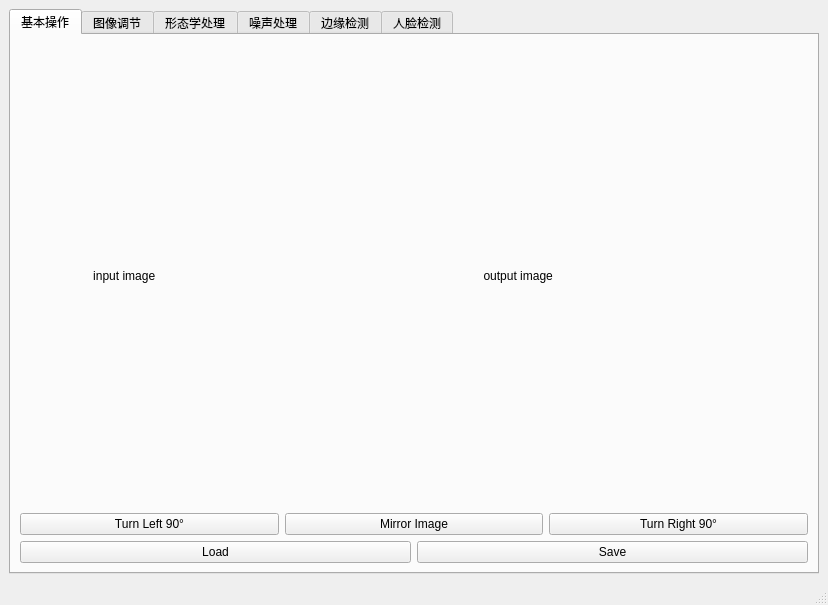
<?xml version="1.0" encoding="UTF-8"?>
<ui version="4.0">
 <class>MainWindow</class>
 <widget class="QMainWindow" name="MainWindow">
  <property name="geometry">
   <rect>
    <x>0</x>
    <y>0</y>
    <width>828</width>
    <height>605</height>
   </rect>
  </property>
  <property name="sizePolicy">
   <sizepolicy hsizetype="Expanding" vsizetype="Expanding">
    <horstretch>0</horstretch>
    <verstretch>0</verstretch>
   </sizepolicy>
  </property>
  <property name="windowTitle">
   <string>MainWindow</string>
  </property>
  <widget class="QWidget" name="centralwidget">
   <layout class="QHBoxLayout" name="horizontalLayout_10">
    <item>
     <layout class="QHBoxLayout" name="horizontalLayout" stretch="0">
      <item>
       <widget class="QTabWidget" name="tabWidget">
        <property name="sizePolicy">
         <sizepolicy hsizetype="Maximum" vsizetype="MinimumExpanding">
          <horstretch>0</horstretch>
          <verstretch>0</verstretch>
         </sizepolicy>
        </property>
        <property name="maximumSize">
         <size>
          <width>826</width>
          <height>16777215</height>
         </size>
        </property>
        <property name="currentIndex">
         <number>0</number>
        </property>
        <widget class="QWidget" name="tab_1">
         <property name="enabled">
          <bool>true</bool>
         </property>
         <attribute name="title">
          <string>基本操作</string>
         </attribute>
         <layout class="QVBoxLayout" name="verticalLayout_11">
          <item>
           <layout class="QHBoxLayout" name="horizontalLayout_4">
            <item>
             <widget class="QLabel" name="label">
              <property name="sizePolicy">
               <sizepolicy hsizetype="Expanding" vsizetype="Expanding">
                <horstretch>0</horstretch>
                <verstretch>0</verstretch>
               </sizepolicy>
              </property>
              <property name="text">
               <string>                      input image</string>
              </property>
             </widget>
            </item>
            <item>
             <widget class="QLabel" name="label_2">
              <property name="sizePolicy">
               <sizepolicy hsizetype="Expanding" vsizetype="Expanding">
                <horstretch>0</horstretch>
                <verstretch>0</verstretch>
               </sizepolicy>
              </property>
              <property name="text">
               <string>                    output image</string>
              </property>
             </widget>
            </item>
           </layout>
          </item>
          <item>
           <layout class="QHBoxLayout" name="horizontalLayout_3">
            <item>
             <widget class="QPushButton" name="pushButton_3">
              <property name="text">
               <string>Turn Left 90°</string>
              </property>
             </widget>
            </item>
            <item>
             <widget class="QPushButton" name="pushButton_4">
              <property name="text">
               <string>Mirror Image</string>
              </property>
             </widget>
            </item>
            <item>
             <widget class="QPushButton" name="pushButton_5">
              <property name="text">
               <string>Turn Right 90°</string>
              </property>
             </widget>
            </item>
           </layout>
          </item>
          <item>
           <layout class="QHBoxLayout" name="horizontalLayout_2">
            <item>
             <widget class="QPushButton" name="pushButton_1">
              <property name="text">
               <string>Load</string>
              </property>
             </widget>
            </item>
            <item>
             <widget class="QPushButton" name="pushButton_2">
              <property name="text">
               <string>Save</string>
              </property>
             </widget>
            </item>
           </layout>
          </item>
         </layout>
        </widget>
        <widget class="QWidget" name="tab_3">
         <attribute name="title">
          <string>图像调节</string>
         </attribute>
         <layout class="QVBoxLayout" name="verticalLayout_4">
          <item>
           <layout class="QHBoxLayout" name="horizontalLayout_7">
            <item>
             <widget class="QLabel" name="label_3">
              <property name="text">
               <string>                      input image</string>
              </property>
             </widget>
            </item>
            <item>
             <widget class="QLabel" name="label_4">
              <property name="sizePolicy">
               <sizepolicy hsizetype="Preferred" vsizetype="MinimumExpanding">
                <horstretch>0</horstretch>
                <verstretch>0</verstretch>
               </sizepolicy>
              </property>
              <property name="text">
               <string>                    output image</string>
              </property>
             </widget>
            </item>
           </layout>
          </item>
          <item>
           <layout class="QHBoxLayout" name="horizontalLayout_11">
            <item>
             <widget class="QPushButton" name="pushButton_33">
              <property name="text">
               <string>Grayscale</string>
              </property>
             </widget>
            </item>
            <item>
             <widget class="QPushButton" name="pushButton">
              <property name="text">
               <string>Binarization</string>
              </property>
             </widget>
            </item>
            <item>
             <widget class="QPushButton" name="pushButton_34">
              <property name="text">
               <string>Smoothing</string>
              </property>
             </widget>
            </item>
            <item>
             <widget class="QPushButton" name="pushButton_44">
              <property name="text">
               <string>Sharpening</string>
              </property>
             </widget>
            </item>
            <item>
             <widget class="QPushButton" name="pushButton_45">
              <property name="text">
               <string>Histogram equalization</string>
              </property>
             </widget>
            </item>
           </layout>
          </item>
          <item>
           <layout class="QHBoxLayout" name="horizontalLayout_8">
            <item>
             <widget class="QPushButton" name="pushButton_39">
              <property name="text">
               <string>Load</string>
              </property>
             </widget>
            </item>
            <item>
             <widget class="QPushButton" name="pushButton_40">
              <property name="text">
               <string>Save</string>
              </property>
             </widget>
            </item>
           </layout>
          </item>
         </layout>
        </widget>
        <widget class="QWidget" name="tab_2">
         <attribute name="title">
          <string>形态学处理</string>
         </attribute>
         <layout class="QVBoxLayout" name="verticalLayout_3">
          <item>
           <layout class="QHBoxLayout" name="horizontalLayout_5">
            <item>
             <widget class="QLabel" name="label_5">
              <property name="sizePolicy">
               <sizepolicy hsizetype="Preferred" vsizetype="Expanding">
                <horstretch>0</horstretch>
                <verstretch>0</verstretch>
               </sizepolicy>
              </property>
              <property name="text">
               <string>                      input image</string>
              </property>
             </widget>
            </item>
            <item>
             <widget class="QLabel" name="label_6">
              <property name="sizePolicy">
               <sizepolicy hsizetype="Preferred" vsizetype="Expanding">
                <horstretch>0</horstretch>
                <verstretch>0</verstretch>
               </sizepolicy>
              </property>
              <property name="text">
               <string>                    output image</string>
              </property>
             </widget>
            </item>
           </layout>
          </item>
          <item>
           <layout class="QHBoxLayout" name="horizontalLayout_9">
            <property name="spacing">
             <number>7</number>
            </property>
            <item>
             <widget class="QPushButton" name="pushButton_46">
              <property name="sizePolicy">
               <sizepolicy hsizetype="Minimum" vsizetype="Preferred">
                <horstretch>0</horstretch>
                <verstretch>0</verstretch>
               </sizepolicy>
              </property>
              <property name="text">
               <string>Erosion</string>
              </property>
             </widget>
            </item>
            <item>
             <widget class="QPushButton" name="pushButton_47">
              <property name="sizePolicy">
               <sizepolicy hsizetype="Preferred" vsizetype="Preferred">
                <horstretch>0</horstretch>
                <verstretch>0</verstretch>
               </sizepolicy>
              </property>
              <property name="text">
               <string>Dilation</string>
              </property>
             </widget>
            </item>
            <item>
             <widget class="QPushButton" name="pushButton_48">
              <property name="sizePolicy">
               <sizepolicy hsizetype="Preferred" vsizetype="Preferred">
                <horstretch>0</horstretch>
                <verstretch>0</verstretch>
               </sizepolicy>
              </property>
              <property name="text">
               <string>Opening</string>
              </property>
             </widget>
            </item>
            <item>
             <widget class="QPushButton" name="pushButton_49">
              <property name="sizePolicy">
               <sizepolicy hsizetype="Minimum" vsizetype="Preferred">
                <horstretch>0</horstretch>
                <verstretch>0</verstretch>
               </sizepolicy>
              </property>
              <property name="text">
               <string>Closing</string>
              </property>
             </widget>
            </item>
           </layout>
          </item>
          <item>
           <widget class="QPushButton" name="pushButton_50">
            <property name="text">
             <string>Boundary Extraction</string>
            </property>
           </widget>
          </item>
          <item>
           <layout class="QHBoxLayout" name="horizontalLayout_6">
            <item>
             <widget class="QPushButton" name="pushButton_41">
              <property name="text">
               <string>Load</string>
              </property>
             </widget>
            </item>
            <item>
             <widget class="QPushButton" name="pushButton_42">
              <property name="text">
               <string>Save</string>
              </property>
             </widget>
            </item>
           </layout>
          </item>
         </layout>
        </widget>
        <widget class="QWidget" name="tab_4">
         <attribute name="title">
          <string>噪声处理</string>
         </attribute>
         <layout class="QVBoxLayout" name="verticalLayout_2">
          <item>
           <layout class="QHBoxLayout" name="horizontalLayout_20">
            <item>
             <widget class="QLabel" name="label_7">
              <property name="text">
               <string>                      input image</string>
              </property>
             </widget>
            </item>
            <item>
             <widget class="QLabel" name="label_13">
              <property name="sizePolicy">
               <sizepolicy hsizetype="Preferred" vsizetype="MinimumExpanding">
                <horstretch>0</horstretch>
                <verstretch>0</verstretch>
               </sizepolicy>
              </property>
              <property name="text">
               <string>                    output image</string>
              </property>
             </widget>
            </item>
           </layout>
          </item>
          <item>
           <layout class="QGridLayout" name="gridLayout">
            <item row="0" column="0">
             <widget class="QPushButton" name="pushButton_54">
              <property name="text">
               <string>Gaussian noise</string>
              </property>
             </widget>
            </item>
            <item row="0" column="1">
             <widget class="QPushButton" name="pushButton_12">
              <property name="text">
               <string>Gaussian filter</string>
              </property>
             </widget>
            </item>
            <item row="1" column="0">
             <widget class="QPushButton" name="pushButton_53">
              <property name="text">
               <string>Salt-and-pepper noise</string>
              </property>
             </widget>
            </item>
            <item row="1" column="1">
             <widget class="QPushButton" name="pushButton_13">
              <property name="text">
               <string>Median filter</string>
              </property>
             </widget>
            </item>
           </layout>
          </item>
          <item>
           <layout class="QHBoxLayout" name="horizontalLayout_21">
            <item>
             <widget class="QPushButton" name="pushButton_51">
              <property name="text">
               <string>Load</string>
              </property>
             </widget>
            </item>
            <item>
             <widget class="QPushButton" name="pushButton_52">
              <property name="text">
               <string>Save</string>
              </property>
             </widget>
            </item>
           </layout>
          </item>
         </layout>
        </widget>
        <widget class="QWidget" name="tab">
         <attribute name="title">
          <string>边缘检测</string>
         </attribute>
         <layout class="QVBoxLayout" name="verticalLayout_14">
          <item>
           <layout class="QHBoxLayout" name="horizontalLayout_22">
            <item>
             <widget class="QLabel" name="label_14">
              <property name="text">
               <string>                      input image</string>
              </property>
             </widget>
            </item>
            <item>
             <widget class="QLabel" name="label_15">
              <property name="sizePolicy">
               <sizepolicy hsizetype="Preferred" vsizetype="MinimumExpanding">
                <horstretch>0</horstretch>
                <verstretch>0</verstretch>
               </sizepolicy>
              </property>
              <property name="text">
               <string>                    output image</string>
              </property>
             </widget>
            </item>
           </layout>
          </item>
          <item>
           <layout class="QHBoxLayout" name="horizontalLayout_23">
            <item>
             <widget class="QPushButton" name="pushButton_7">
              <property name="text">
               <string>Roberts</string>
              </property>
             </widget>
            </item>
            <item>
             <widget class="QPushButton" name="pushButton_6">
              <property name="text">
               <string>Sobel</string>
              </property>
             </widget>
            </item>
            <item>
             <widget class="QPushButton" name="pushButton_8">
              <property name="text">
               <string>Canny</string>
              </property>
             </widget>
            </item>
            <item>
             <widget class="QPushButton" name="pushButton_11">
              <property name="text">
               <string>Prewiit</string>
              </property>
             </widget>
            </item>
           </layout>
          </item>
          <item>
           <layout class="QHBoxLayout" name="horizontalLayout_24">
            <item>
             <widget class="QPushButton" name="pushButton_9">
              <property name="text">
               <string>Load</string>
              </property>
             </widget>
            </item>
            <item>
             <widget class="QPushButton" name="pushButton_10">
              <property name="text">
               <string>Save</string>
              </property>
             </widget>
            </item>
           </layout>
          </item>
         </layout>
        </widget>
        <widget class="QWidget" name="tab_5">
         <attribute name="title">
          <string>人脸检测</string>
         </attribute>
         <layout class="QVBoxLayout" name="verticalLayout_5">
          <item>
           <widget class="QLabel" name="label_8">
            <property name="sizePolicy">
             <sizepolicy hsizetype="Preferred" vsizetype="MinimumExpanding">
              <horstretch>0</horstretch>
              <verstretch>0</verstretch>
             </sizepolicy>
            </property>
            <property name="text">
             <string>                                            display</string>
            </property>
           </widget>
          </item>
          <item>
           <layout class="QHBoxLayout" name="horizontalLayout_12">
            <item>
             <widget class="QPushButton" name="pushButton_15">
              <property name="text">
               <string>Start</string>
              </property>
             </widget>
            </item>
            <item>
             <widget class="QPushButton" name="pushButton_14">
              <property name="text">
               <string>Stop</string>
              </property>
             </widget>
            </item>
            <item>
             <widget class="QPushButton" name="pushButton_16">
              <property name="text">
               <string>Save</string>
              </property>
             </widget>
            </item>
           </layout>
          </item>
         </layout>
        </widget>
       </widget>
      </item>
     </layout>
    </item>
   </layout>
  </widget>
  <widget class="QMenuBar" name="menubar">
   <property name="geometry">
    <rect>
     <x>0</x>
     <y>0</y>
     <width>828</width>
     <height>26</height>
    </rect>
   </property>
  </widget>
  <widget class="QStatusBar" name="statusbar"/>
 </widget>
 <resources/>
 <connections/>
</ui>
